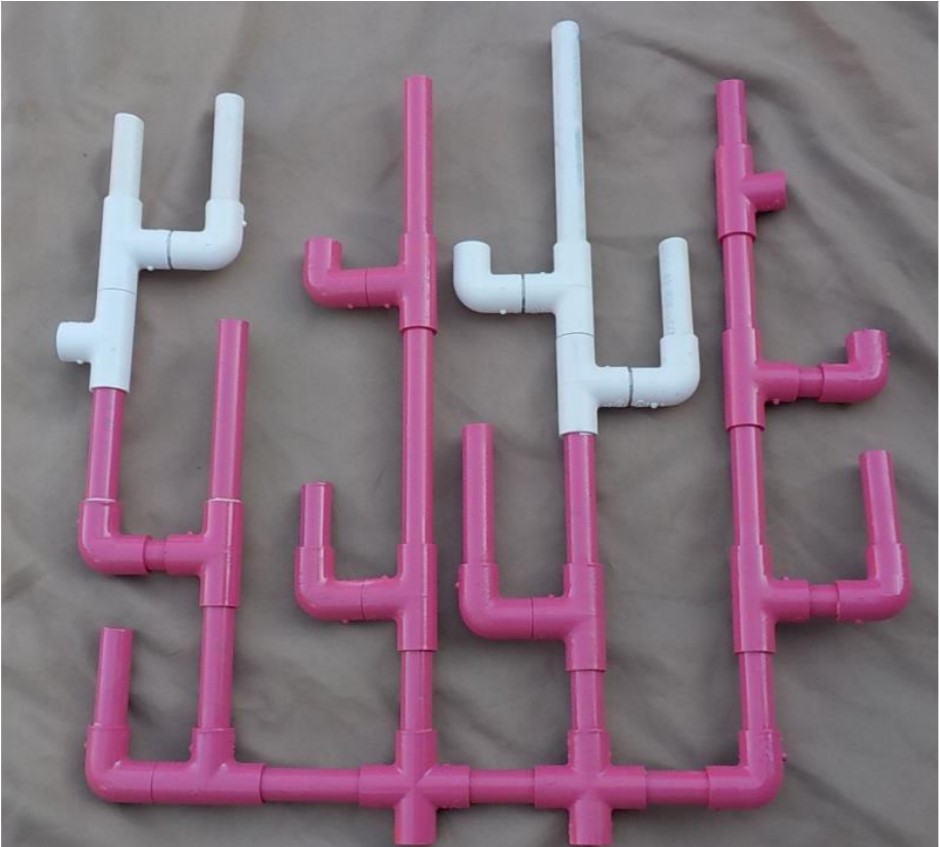
#> input picture AutonomousDriving/Comparison.jpg, 940 x 847 px
$ python Testing.py   (older library calls are emulated)
#> lines starting #> are read from the running program, lines starting #| are printed output that depends on the picture; after the words box and inside, x2 and y2 are one past the last pixel; in counts of white or black regions, pixels touching at a corner belong together
import cv2
import sys
import numpy as np
import math
import os

def nothing(x):
    pass

# [43 lines left out: function determine_bounds, not called in this run]

lower_white = (0,0,222)
upper_white = (180,255,255)

lower_purple = (0, 70, 0)
upper_purple = (179, 255, 255)

def get_general_shape(img, border = 20):
    hsv = cv2.cvtColor(img, cv2.COLOR_BGR2HSV)
    mask1 = cv2.inRange(hsv, lower_white, upper_white)
    mask2 = cv2.inRange(hsv, lower_purple, upper_purple)
    return mask1, mask2

def adjust_originial(originial, changed):
    sift = cv2.xfeatures2d.SIFT_create()
    kp1, des1 = sift.detectAndCompute(originial,None)
    kp2, des2 = sift.detectAndCompute(changed,None)
    FLANN_INDEX_KDTREE = 1
    index_params = dict(algorithm = FLANN_INDEX_KDTREE, trees = 5)
    search_params = dict(checks = 50)
    flann = cv2.FlannBasedMatcher(index_params, search_params)
    matches = flann.knnMatch(des1,des2,k=2)
    good = []
    for m,n in matches:
        if m.distance < 0.7*n.distance:
            good.append(m)
    src_pts = np.float32([ kp1[m.queryIdx].pt for m in good ]).reshape(-1,1,2)
    dst_pts = np.float32([ kp2[m.trainIdx].pt for m in good ]).reshape(-1,1,2)
    M, mask = cv2.findHomography(src_pts, dst_pts, cv2.RANSAC,5.0)
    ch, cw = changed.shape
    third = cv2.warpPerspective(originial, M, (cw, ch))
    return third, M

def display_countours(second_image, differences, color, coordinates):
    kernel = np.ones((7,7),np.uint8)
    differences = cv2.erode(differences,kernel,iterations = 1)
    cv2.imshow(str(color), differences)
    area_threshold = 0.005 * differences.shape[1] * differences.shape[0]
    differences, contours, hierarchy = cv2.findContours(differences, cv2.RETR_TREE, cv2.CHAIN_APPROX_NONE)
    val = 0
    for cnt in contours:
        area = cv2.contourArea(cnt)
        val = max(area, val)
        if(area > area_threshold):
            x,y,w,h = cv2.boundingRect(cnt)
            coordinates.append([x, y, x + w, y + h, color[0], color[1], color[2]])

def non_maximum_supression(boxes, threshold):
    if len(boxes) == 0:
        return []
    boxes = np.array(boxes, dtype=np.float32)
    pick = []
    x1 = boxes[:,0]
    y1 = boxes[:,1]
    x2 = boxes[:,2]
    y2 = boxes[:,3]
    area = (x2 - x1 + 1) * (y2 - y1 + 1)
    idxs = np.argsort(y2)
    while len(idxs) > 0:
        last = len(idxs) - 1
        i = idxs[last]
        pick.append(i)
        xx1 = np.maximum(x1[i], x1[idxs[:last]])
        yy1 = np.maximum(y1[i], y1[idxs[:last]])
        xx2 = np.minimum(x2[i], x2[idxs[:last]])
        yy2 = np.minimum(y2[i], y2[idxs[:last]])
        w = np.maximum(0, xx2 - xx1 + 1)
        h = np.maximum(0, yy2 - yy1 + 1)
        overlap = (w * h) / area[idxs[:last]]
        idxs = np.delete(idxs, np.concatenate(([last],np.where(overlap > threshold)[0])))
    return boxes[pick].astype("int")

def run_image_recognition(file_1, file_2, border = 5, threshold = 0.9):
#> called with file_1 = 'Comparison.jpg', file_2 = 'Detection2.jpg', border = 5, threshold = 0.9
    coordinates = []
    first_image = cv2.imread(file_1)
#> first_image is the input picture: shape (847, 940, 3); mean B, G, R 125.8, 113.2, 132.8
    second_image = cv2.imread(file_2)
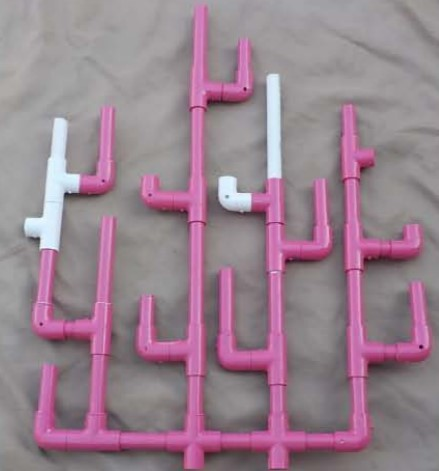
#> input picture AutonomousDriving/Detection2.jpg, 439 x 471 px
#> second_image is the input picture: shape (471, 439, 3); mean B, G, R 142.9, 129.5, 152.7
    firstw, firstp = get_general_shape(first_image)
#> in get_general_shape, `hsv = cv2.cvtColor(img, cv2.COLOR_BGR2HSV)`: hsv: shape (847, 940, 3); mean H, S, V 139, 38, 135.1
#> in get_general_shape, `mask1 = cv2.inRange(hsv, lower_white, upper_white)`:
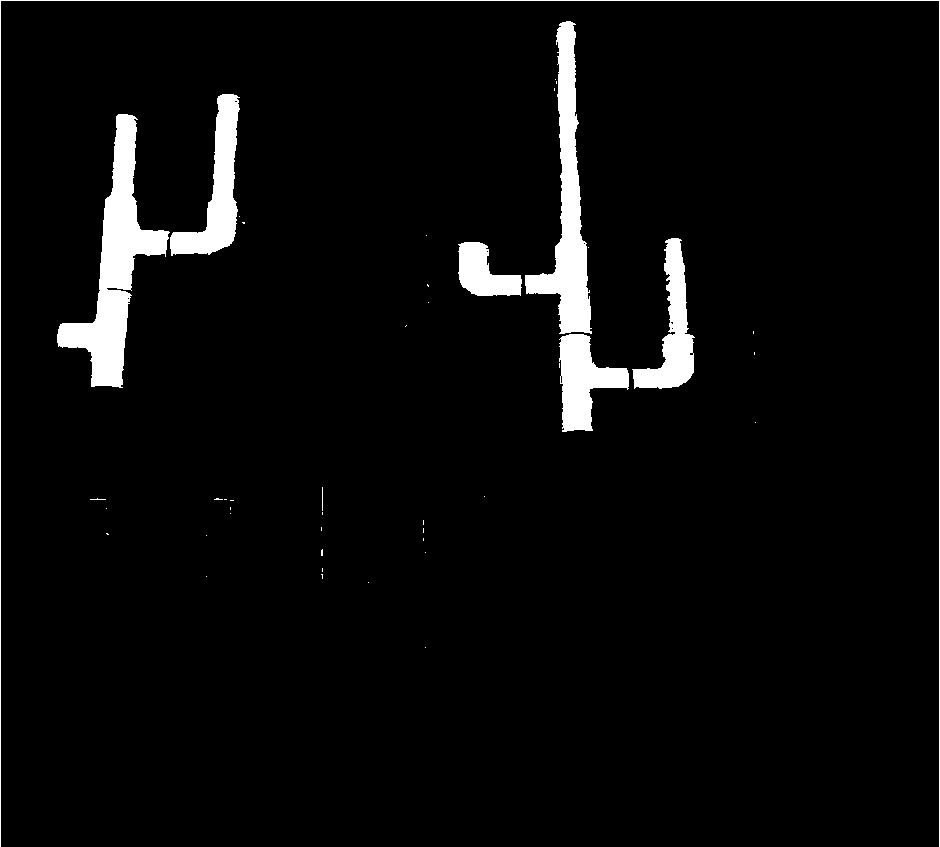
#> mask1: shape (847, 940); 4.2% white; 44 white regions (36 under 20 px), largest, box (x1, y1, x2, y2) and area: (57, 114, 170, 388) 9522, (525, 21, 592, 334) 7291, (170, 94, 240, 256) 4408
#> in get_general_shape, `mask2 = cv2.inRange(hsv, lower_purple, upper_purple)`: mask2: shape (847, 940); 22% white; 11 white regions (10 under 20 px), largest, box (x1, y1, x2, y2) and area: (77, 75, 913, 847) 175183
    secondw, secondp = get_general_shape(second_image)
#> call 2 of get_general_shape, with border = 20
#> in get_general_shape (call 2), `hsv = cv2.cvtColor(img, cv2.COLOR_BGR2HSV)`: hsv: shape (471, 439, 3); mean H, S, V 135, 37.7, 153.6
#> in get_general_shape (call 2), `mask1 = cv2.inRange(hsv, lower_white, upper_white)`: mask1: shape (471, 439); 2.5% white; 131 white regions (112 under 20 px), largest, box (x1, y1, x2, y2) and area: (25, 118, 80, 249) 2458, (267, 74, 281, 178) 1188, (219, 177, 251, 206) 595
#> in get_general_shape (call 2), `mask2 = cv2.inRange(hsv, lower_purple, upper_purple)`:
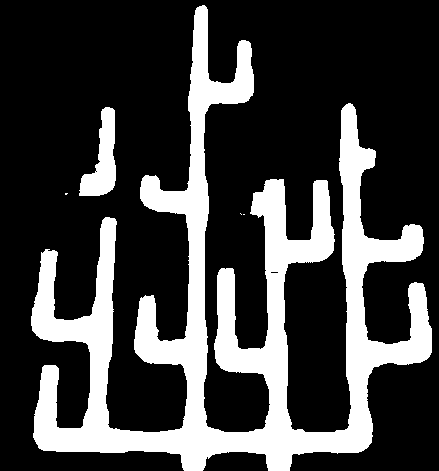
#> mask2: shape (471, 439); 24.8% white; 5 white regions (3 under 20 px), largest, box (x1, y1, x2, y2) and area: (31, 5, 432, 471) 49577, (79, 107, 116, 196) 1737
    assert firstw.shape == firstp.shape
    assert secondw.shape == secondp.shape

    fh, fw = firstw.shape
#> fh = 847; fw = 940
    sh, sw = secondw.shape
#> sh = 471; sw = 439
    goalh, goalw = max(fh, sh), max(fw, sw)
#> goalh = 847; goalw = 940
    secondw = cv2.resize(secondw, None, fx = goalw/sw, fy = goalh/sh)
    secondp = cv2.resize(secondp, None, fx = goalw/sw, fy = goalh/sh)
    firstw = cv2.resize(firstw, None, fx = goalw/fw, fy = goalh/fh)
    firstp = cv2.resize(firstp, None, fx = goalw/fw, fy = goalh/fh)
    sh, sw, sc = second_image.shape
#> sc = 3
    second_image = cv2.resize(second_image, None, fx = goalw/sw, fy = goalh/sh)
#> second_image: shape (847, 940, 3)

    first = cv2.add(firstw, firstp)
#> first: shape (847, 940); 26.2% white; 25 white regions (17 under 20 px)
    second = cv2.add(secondw, secondp)
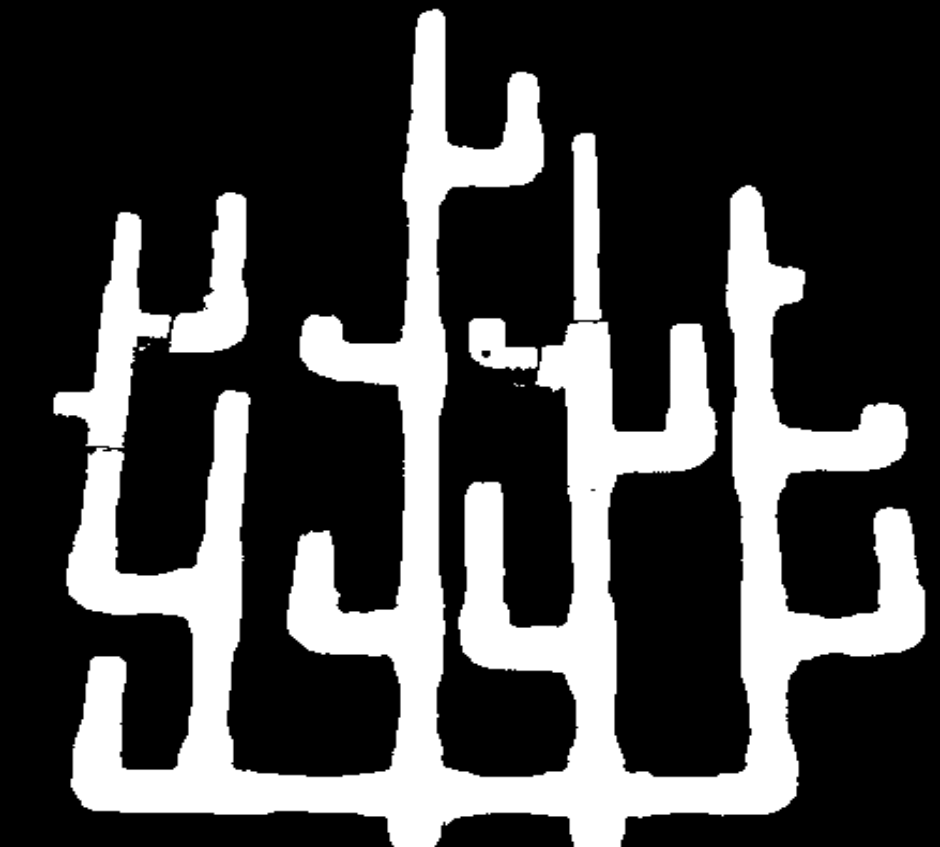
#> second: shape (847, 940); min 0, max 255, mean 68.5
    third, M = adjust_originial(first, second)
#> in adjust_originial, `kp1, des1 = sift.detectAndCompute(originial,None)`: kp1 = 732 keypoints; strongest (x, y, size): (110, 424, 2.4), (752, 335, 2.3), (113, 389, 3.5), (862, 368, 44.7)
#> in adjust_originial, `kp2, des2 = sift.detectAndCompute(changed,None)`: kp2 = 1922 keypoints; strongest (x, y, size): (486, 354, 5.2), (879, 437, 40.1), (324, 347, 37.4), (232, 413, 27.6)
#> in adjust_originial, `matches = flann.knnMatch(des1,des2,k=2)`: matches = 732 matches
#> after the loop in adjust_originial, `for m,n in matches:`: good = 101 matches
#> in adjust_originial, `src_pts = np.float32([ kp1[m.queryIdx].pt for m in good ]).reshape(-1,..`: src_pts = 101 rows, first 8: [69.2, 335], [69.2, 335], [79.14, 546.7], [80.41, 359.4], [86.11, 777.1], [88.29, 729.9], [101.6, 338.4], [106.7, 542.6]
#> in adjust_originial, `dst_pts = np.float32([ kp2[m.trainIdx].pt for m in good ]).reshape(-1,..`: dst_pts = 101 rows, first 8: [65.26, 403.4], [65.26, 403.4], [793, 767.5], [779.5, 254.5], [681.3, 467.7], [87.19, 607.3], [102.3, 407.4], [95.66, 577.2]
#> in adjust_originial, `M, mask = cv2.findHomography(src_pts, dst_pts, cv2.RANSAC,5.0)`: M = [[1.03, -0.0267, 1.93], [0.00848, 0.824, 122.5], [1.67e-05, -3.04e-05, 1]]; mask = 101 values, max 1 at index 0, min 0 at index 2, mean 0.287
#> in adjust_originial, `third = cv2.warpPerspective(originial, M, (cw, ch))`:
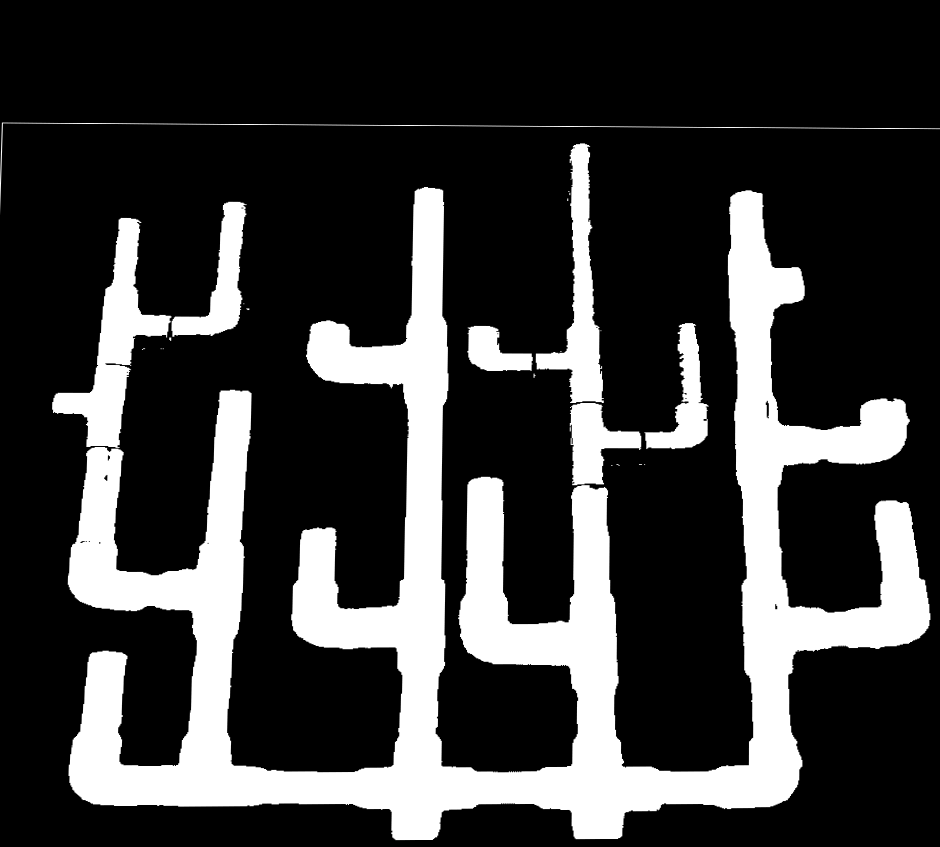
#> third: shape (847, 940); min 0, max 255, mean 57.9

    sh, sw = secondw.shape
#> sh = 847; sw = 940
    firstp = cv2.warpPerspective(firstp, M, (sw, sh))
    differences = cv2.subtract(secondp, firstp)
    display_countours(second_image, differences, (255, 0, 0), coordinates)
#> in display_countours, `differences, contours, hierarchy = cv2.findContours(differences, cv2.R..`: contours = 40 contours, 26 with area under 20; largest, box (x1, y1, x2, y2) and area: (539, 324, 715, 492) 14399, (404, 11, 542, 215) 10392, (171, 195, 246, 350) 5441, (122, 806, 389, 816) 528, (443, 806, 568, 823) 312
#> the loop in display_countours, `for cnt in contours:` made 40 passes
#> (area, val, x, y, w, h) on passes 33, 38, 40: (14399, 14399, 539, 324, 176, 168), (5441, 14399, 171, 195, 75, 155), (10392.5, 14399, 404, 11, 138, 204)
#> (area, val) on passes 1, 2, 4, 6, 7, 12: (108, 108), (168, 168), (216.5, 216.5), (311.5, 311.5), (528.5, 528.5), (21.5, 528.5)
#> after the loop in display_countours, `for cnt in contours:`: coordinates = [[539, 324, 715, 492, 255, 0, 0], [171, 195, 246, 350, 255, 0, 0], [404, 11, 542, 215, 255, 0, 0]]
    differences = cv2.subtract(firstp, secondp)
    display_countours(second_image, differences, (0, 0, 255), coordinates)
#> in display_countours (call 2), `differences, contours, hierarchy = cv2.findContours(differences, cv2.R..`: contours = 21 contours, 20 with area under 20; largest, box (x1, y1, x2, y2) and area: (439, 241, 441, 266) 24
#> the loop in display_countours (call 2), `for cnt in contours:` made 21 passes
#> (area, val) on pass 21: (24, 24)

    differences = cv2.subtract(second, third)
    display_countours(second_image, differences, (0, 100, 0), coordinates)
#> call 3 of display_countours, with color = (0, 100, 0)
#> in display_countours (call 3), `differences = cv2.erode(differences,kernel,iterations = 1)`:
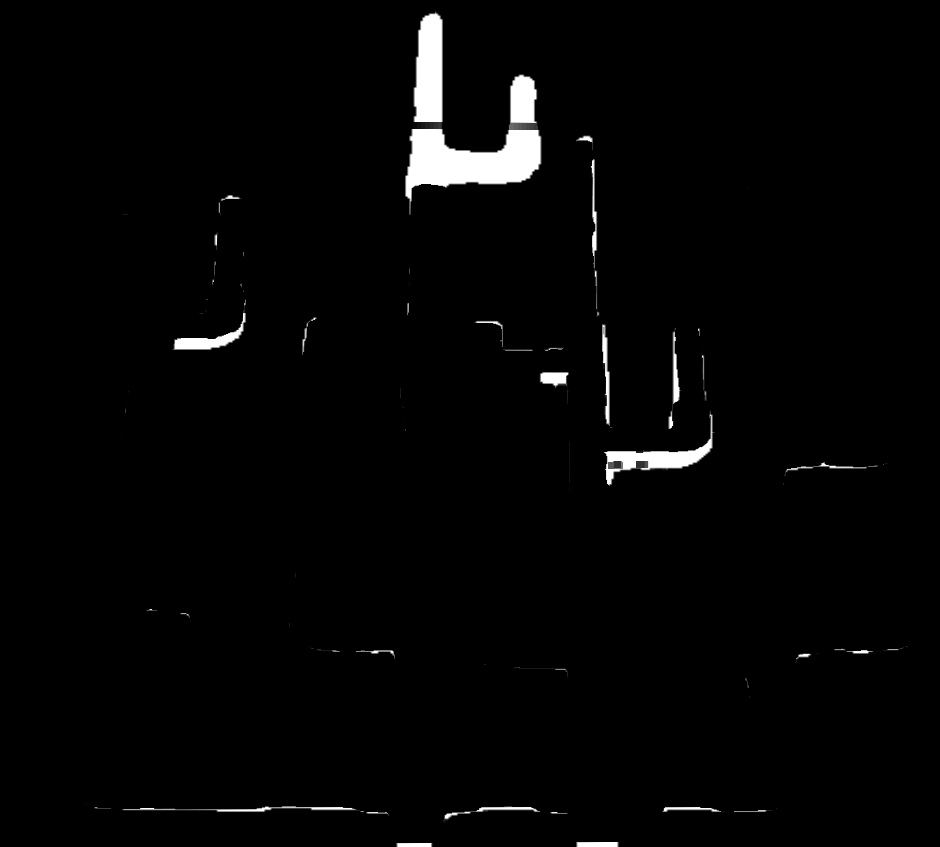
#> differences: shape (847, 940); min 0, max 255, mean 4.8
#> in display_countours (call 3), `differences, contours, hierarchy = cv2.findContours(differences, cv2.R..`: contours = 65 contours, 40 with area under 20; largest, box (x1, y1, x2, y2) and area: (404, 11, 542, 215) 10360, (604, 410, 715, 486) 1970, (171, 299, 246, 350) 772, (122, 806, 389, 816) 528, (600, 324, 610, 426) 406
#> the loop in display_countours (call 3), `for cnt in contours:` made 65 passes
#> (area, val, x, y, w, h) on pass 65: (10360, 10360, 404, 11, 138, 204)
#> after the loop in display_countours (call 3), `for cnt in contours:`: coordinates = [[539, 324, 715, 492, 255, 0, 0], [171, 195, 246, 350, 255, 0, 0], [404, 11, 542, 215, 255, 0, 0], [404, 11, 542, 215, 0, 100, 0]]
    differences = cv2.subtract(third, second)
    display_countours(second, differences, (0, 255, 255), coordinates)
#> in display_countours (call 4), `differences, contours, hierarchy = cv2.findContours(differences, cv2.R..`: contours = 23 contours, 22 with area under 20; largest, box (x1, y1, x2, y2) and area: (439, 241, 441, 266) 24

    boxes = non_maximum_supression(coordinates, threshold)
    for box in boxes:
        removed = box[4:]
        color = tuple([int(x) for x in removed])
        cv2.rectangle(second_image, (box[0] - border, box[1] - border), (box[2] + border, box[3] + border), color, 2)
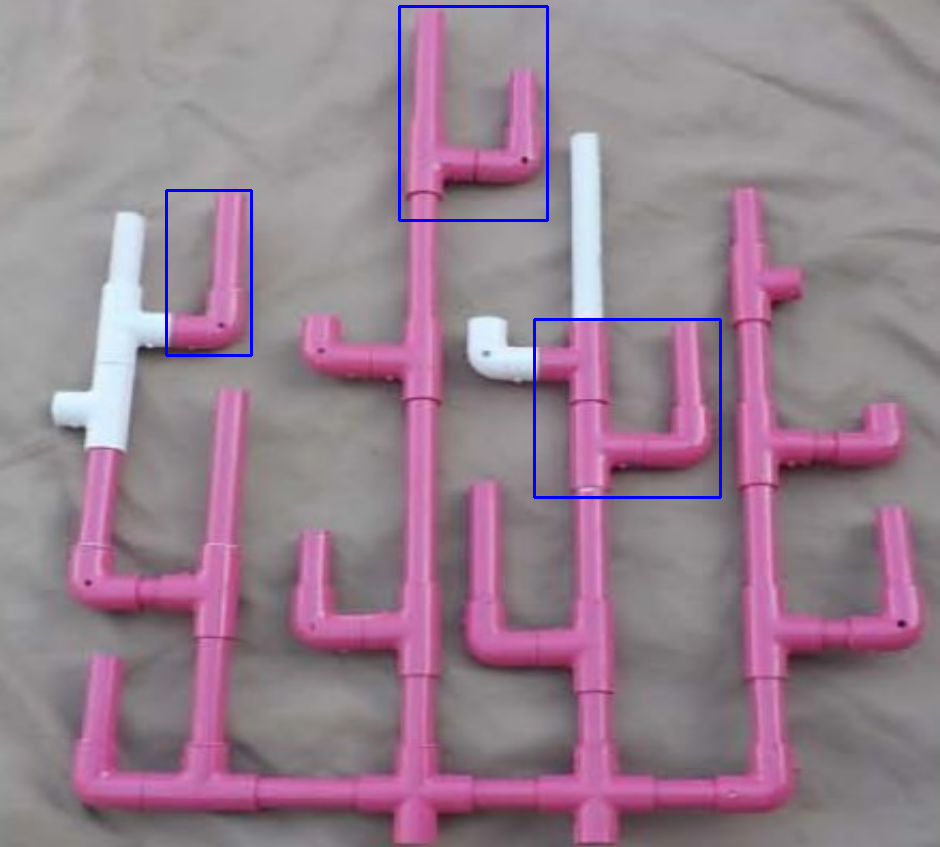
#> second_image: shape (847, 940, 3); mean B, G, R 143.6, 128.4, 151.5
    cv2.imshow("Final", second_image)

if __name__ == "__main__":
    run_image_recognition("Comparison.jpg", "Detection2.jpg")
    cv2.waitKey(0)
    #determine_bounds(cv2.imread("Start.jpg"))
    cv2.destroyAllWindows()
